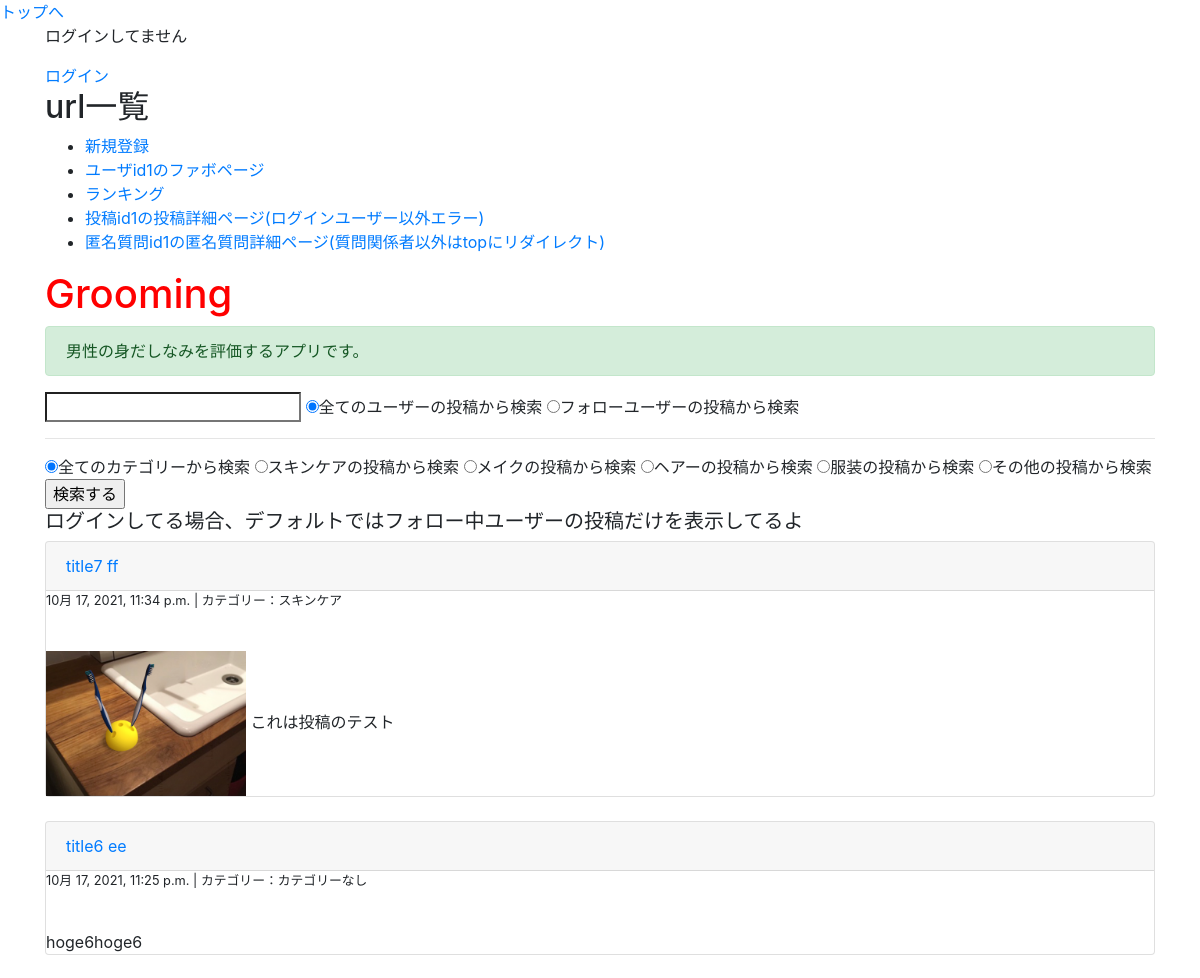
The app's page / (upper part), older data.
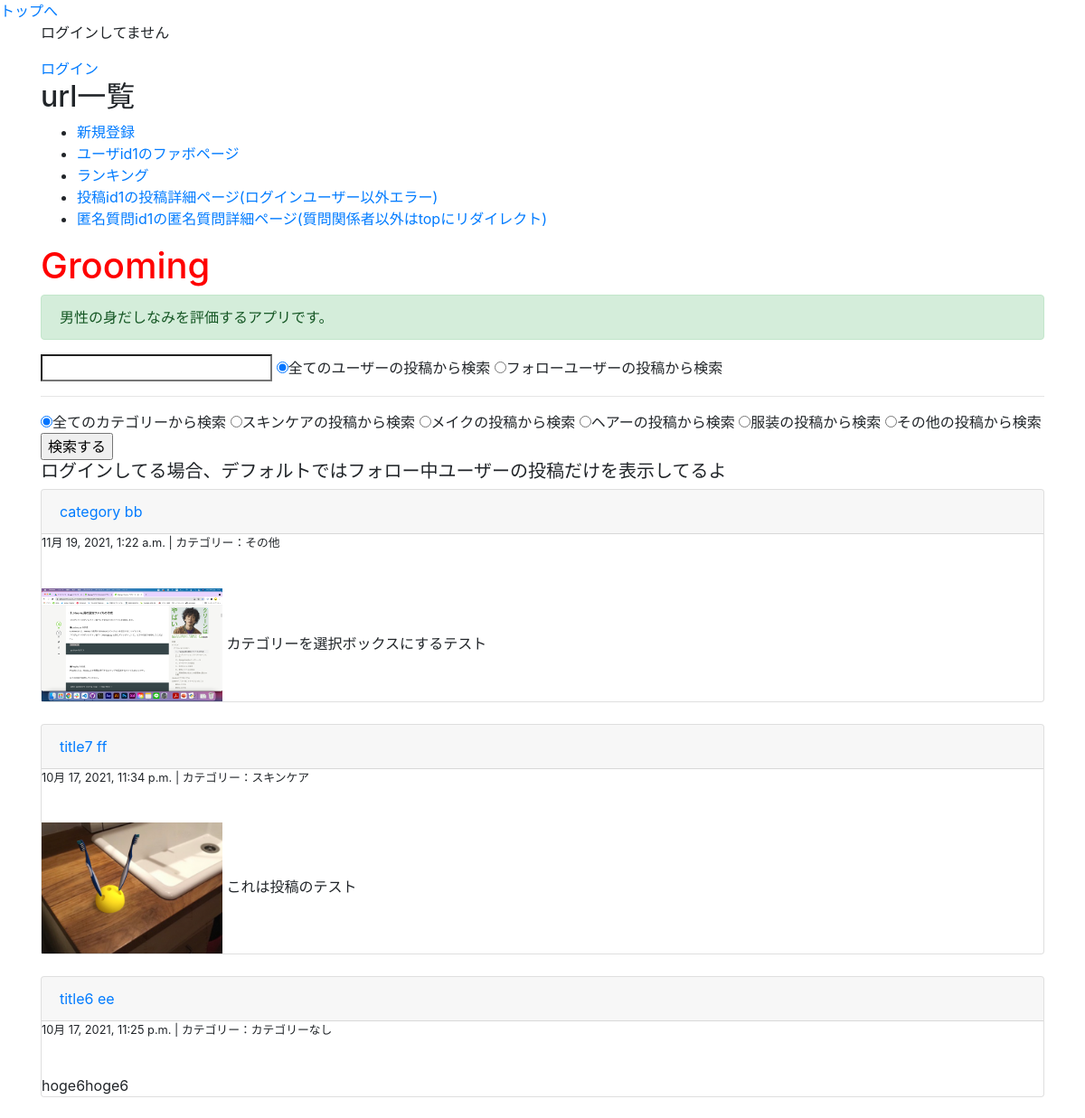
The same page, newer data.
### groomings/models.py (models this page shows, shortened)
class Date(models.Model):
    created_at = models.DateTimeField(default=now)
    class Meta:
        abstract = True

class Post(Date):
    title = models.CharField(max_length=30, null=True, blank=True)
    image = models.FileField(upload_to='post_image/', null=True)
    text = models.TextField(null=True, blank=True)
    user = models.ForeignKey(
        'User', on_delete=models.CASCADE, related_name="user_post"
    )
    favorite = models.ManyToManyField(User, related_name="user_favo_post")
    category = models.CharField(max_length=15, default='カテゴリーなし')
    class Meta:
        db_table = 'post'

class User(AbstractBaseUser, PermissionsMixin):
    username = models.CharField(max_length=150)
    email = models.EmailField(max_length=255, unique=True)
    point = models.IntegerField(default=50, validators=[MinValueValidator(0)])
    follow = models.ManyToManyField(
        'self', blank=True, symmetrical=False, related_name="follower"
    )
    is_active = models.BooleanField(default=True)
    is_staff = models.BooleanField(default=False) # 管理画面にログインできるかどうか
    USERNAME_FIELD = 'email' # このテーブルのレコードを一意に識別
    REQUIRED_FIELDS = ['username'] # スーパーユーザー作成時に入力する(emailとパスワードは必須だからそれ以外で)
    objects = UserManager()
    class Meta:
        db_table = 'user'

### groomings/views.py (the view, shortened to what this page needs)
# urls.py: path(r'', views.top, name = 'top'), # タイムライン
def top(request):
    if request.user.is_authenticated: # ログインしていたらフォロー中ユーザーの投稿を表示
        users = request.user.follow.all()
        posts = Post.objects.filter(Q(user__in=users) | Q(user=request.user)).order_by('-created_at')
    else:
        posts = Post.objects.order_by('-created_at')
    q_word = request.GET.get('query')
    return render(request, 'groomings/top.html', context={"posts": posts})

### groomings/templates/groomings/top.html (shortened to what this page needs)
{% extends "groomings/base.html" %}
{% load tag_event %}
{% block content %}
{% if user.is_authenticated %}
  <p>ログインしてます</p>
  <p>ログインユーザー:{{ request.user.username }}</p>
  <ul>
    <li><a href="{% url 'groomings:user' request.user.id %}">マイページ</a></li>
    <li><a href="{% url 'groomings:create_post' %}">投稿</a></li>
    <li><a href="{% url 'groomings:edit_user' %}">プロフィール編集</a></li>
    <li><a href="{% url 'groomings:change_password' %}">パスワード変更</a></li>
    <li><a href="{% url 'groomings:logout' %}">ログアウト</a></li>
  </ul>
{% else %}
  <p>ログインしてません</p>
  <a href="{% url 'groomings:login' %}">ログイン</a>
{% endif %}
<h2>url一覧</h2>
<ul>
  <li><a href="{% url 'groomings:signup' %}">新規登録</a></li>
  <li><a href="{% url 'groomings:user_favo' 1 %}">ユーザid1のファボページ</a></li>
  <li><a href="{% url 'groomings:ranking' %}">ランキング</a></li>
  <li><a href="{% url 'groomings:post_detail' 1 %}">投稿id1の投稿詳細ページ(ログインユーザー以外エラー)</a></li>
  <li><a href="{% url 'groomings:question_detail' 1 %}">匿名質問id1の匿名質問詳細ページ(質問関係者以外はtopにリダイレクト)</a></li>
</ul>
  <h1>Grooming</h1>
  <p class= "alert alert-success">男性の身だしなみを評価するアプリです。</p>
  <form method="get">
    <input name="query" value="{{ request.GET.query }}" type="search">
    <input type="radio" name="post_type" value="all" checked>全てのユーザーの投稿から検索
    <input type="radio" name="post_type" value="follow">フォローユーザーの投稿から検索
    <hr>
    <input type="radio" name="category" value="all" checked>全てのカテゴリーから検索
    <input type="radio" name="category" value="skincare">スキンケアの投稿から検索
    <input type="radio" name="category" value="make">メイクの投稿から検索
    <input type="radio" name="category" value="hair">ヘアーの投稿から検索
    <input type="radio" name="category" value="fashion">服装の投稿から検索
    <input type="radio" name="category" value="others">その他の投稿から検索
    <input type="submit" name="button" value="検索する">
  </form>
  <h5>ログインしてる場合、デフォルトではフォロー中ユーザーの投稿だけを表示してるよ</h5>
  {% for post in posts %}
    <div class="post card">
      <div class="card-header">
        <a href="{% url 'groomings:post_detail' post.id %}" class="postcard-a">{{ post.title }}</a>
        <a href="{% url 'groomings:user' post.user.id %}" class="usercard-a">{{ post.user.username }}</a>
      </div>
      <div class="body">
        <p class="small">{{ post.created_at }} | カテゴリー：{{ post.category }}</p>
        <br>
        {% if post.image %}
          <img src="{{ post.image.url }}" width="200">
        {% endif %}
        <span>{{ post.text }}</span><br>
      </div>
    </div>
    <br>
  {% endfor %}
{% endblock %}

Row changes from the older to the newer data that the page shows:
added Post: title "category", user.username "bb", created_at "11月 19, 2021, 1:22 a.m.", category "その他", image (picture), text "カテゴリーを選択ボックスにするテスト"
